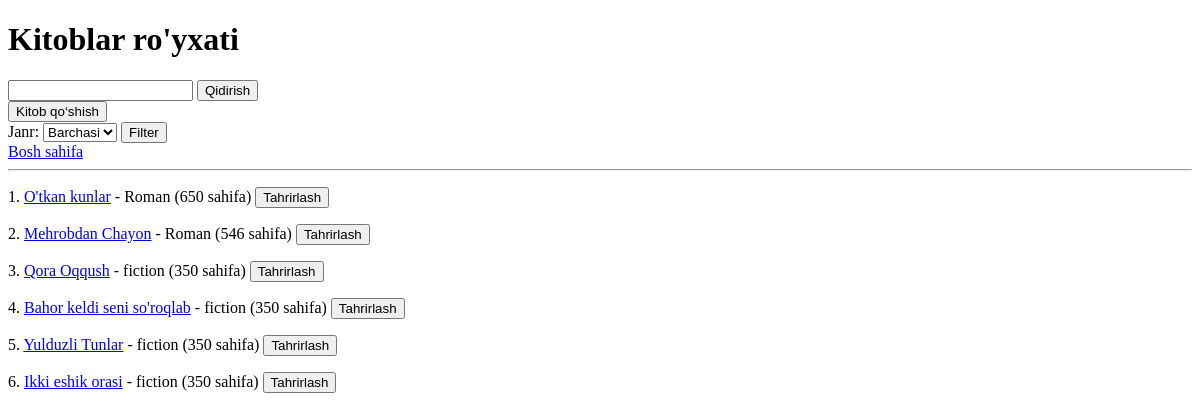
Page /kitoblar/ on the earlier database version.
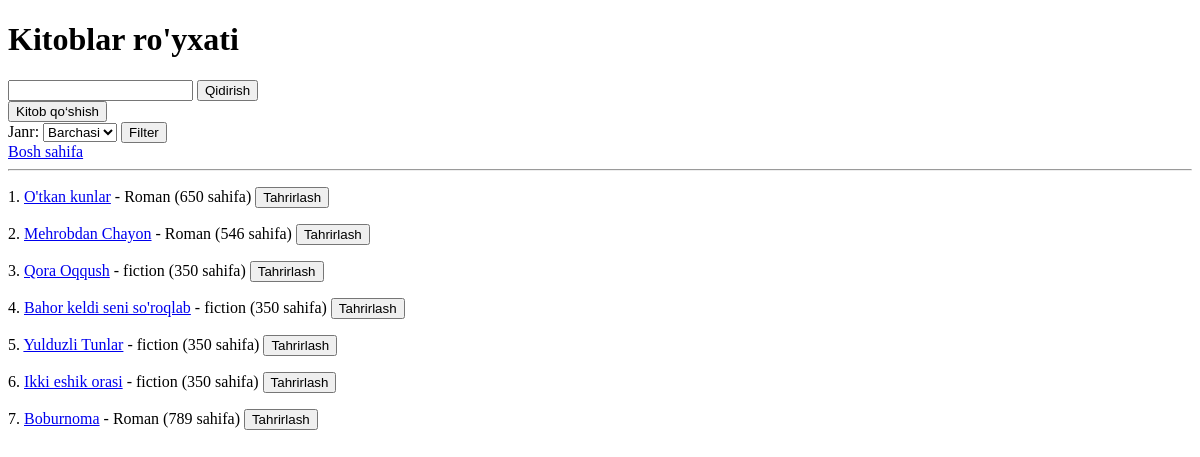
Same page on the later database version.
### main/models.py (models this page shows, shortened)
class Kitob(models.Model):
    nom = models.CharField(max_length=100)
    annotatsiya = models.TextField(blank=True, null=True)
    janr = models.CharField(max_length=255)
    sahifa = models.PositiveIntegerField()
    muallif = models.ForeignKey(Muallif, on_delete=SET_NULL, null=True, blank=True)
    class Meta:
        verbose_name_plural = 'Kitoblar'

### main/views.py (the view)
# urls.py: path('kitoblar/', hamma_kitoblar, name='kitoblar'),
def hamma_kitoblar(request):
    search = request.GET.get('search', '').strip()
    janr_query = request.GET.get('janr', 'all')
    kitoblar = Kitob.objects.all()
    if search:
        kitoblar = kitoblar.filter(nom__icontains=search)
    if  janr_query != 'all':
        kitoblar = kitoblar.filter(janr=janr_query)
    janrlar = Kitob.objects.order_by('janr').values_list('janr', flat=True).distinct()
    context = {
        'kitoblar': kitoblar,
        "search": search,
        "janrlar": janrlar,
        "janr_query": janr_query,
    }
    return render(request, 'kitoblar.html', context)

### templates/kitoblar.html (shortened to what this page needs)
<!DOCTYPE html>
<html lang="uz">
<head>
</head>
<body>
    <h1>Kitoblar ro'yxati</h1>
    <form method="get">
        <input type="text" name="search" value="{{ search|default:'' }}">
        <button type="submit">Qidirish</button>
    </form>
    <a href="/kitob-qoshish/"><button>Kitob qo‘shish</button></a>
    <form method="get">
        <label>Janr:</label>
        <select name="janr">
            <option value="all" {% if not janr_query or janr_query == 'all' %} selected {% endif %}>Barchasi</option>
        </select>
        <button type="submit">Filter</button>
    </form>
    <a href="/">Bosh sahifa</a>
    <hr>
    {% for kitob in kitoblar %}
        <p>{{ forloop.counter }}.
            <a href="/kitob/{{ kitob.id }}/">{{ kitob.nom }}</a> - {{ kitob.janr }} ({{ kitob.sahifa }} sahifa)
            <a href="/kitoblar/{{ kitob.id }}/tahrirlash/">
                <button>Tahrirlash</button>
            </a>
        </p>
    {% endfor %}
</body>
</html>

Differences in the rows shown:
added Kitob: nom "Boburnoma", janr "Roman", sahifa "789"
